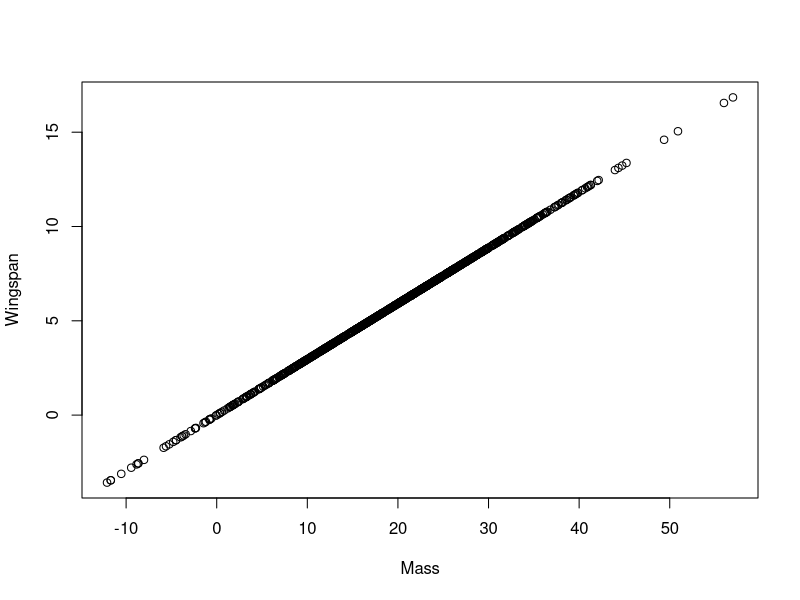

The R script that drew this image: (Note: this script raises an error after producing the figure.)
#Repeat the Excel analysis in R

#Load package(s)
library(readr)

#look at working directory
getwd()

# Import dataset
wingspan_vs_mass <- read_csv("./data/wingspan_vs_mass.csv", col_types = cols(X1 = col_skip()))

# Sort by mass (decreasing)
wingspan_vs_mass = wingspan_vs_mass[order(wingspan_vs_mass$mass, decreasing = TRUE),]

# Summarize wingspan and mass values to get min, mean, max
summary(wingspan_vs_mass$wingspan)[c(1,3,6)]
summary(wingspan_vs_mass$mass)[c(1,3,6)]

# Plot wingspan vs mass and save to file
jpeg("./output/scatterplot.jpg")
plot(wingspan_vs_mass$wingspan ~ wingspan_vs_mass$mass, xlab="Mass",ylab="Wingspan")
dev.off()

# Get linear model fit
fit = lm(wingspan_vs_mass$wingspan ~ wingspan_vs_mass$mass)
# Get slope (coefficient of mass)
fit$coefficients[2]

# Print a file that contains the measured mass values, ordered from highest to lowest (one value per line)
sink("./output/mass_ordered.txt")
cat(wingspan_vs_mass$mass, sep = "\n")
sink(NULL)

# Print a file that has the slope of our linear model fit (cofficient of mass for linear model) 
# along with summary stats for each variable
sink("./output/summary_and_slope.txt")
print("Wingspan",quote = FALSE)
summary(wingspan_vs_mass$wingspan)[c(1,3,6)]
print("Mass",quote = FALSE)
summary(wingspan_vs_mass$mass)[c(1,3,6)]
print("Slope of linear model fit",quote = FALSE)
fit$coefficients[2]
sink(NULL)

